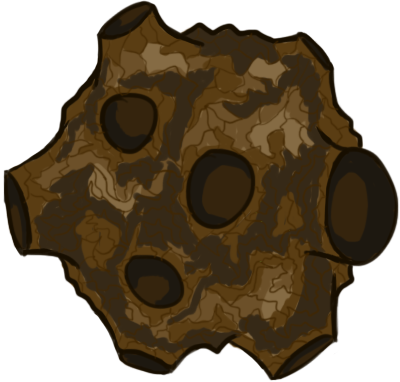
#> input picture testsite/others/asteroid.png, 400 x 382 px, found by its file name
$ python test.py   (older library calls are emulated)
#> lines starting #> are read from the running program, lines starting #| are printed output that depends on the picture
from PIL import Image
from PIL import ImageDraw
from PIL import ImageFont

if __name__ == '__main__':
    asteroid = Image.open("C:\\Users\\Xuan\\Desktop\\resources\\asteroid.png")
#> asteroid is the input picture: PIL image 400x382 RGBA; mean R, G, B, A 81.6, 64.9, 40.9, 166.2

    image = Image.new("RGBA", (1200,1146), (0,0,0,0))
#> image: PIL image 1200x1146 RGBA; every value is 0
    draw = ImageDraw.Draw(image)
    font = ImageFont.truetype("resources/arial.ttf", 200)
    draw.text((10, 0), "hellooooo", (0,0,0), font=font)
    img_resized = image.resize((400,382), Image.ANTIALIAS)
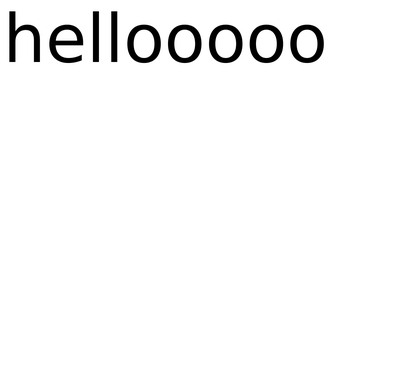
#> img_resized: PIL image 400x382 RGBA; mean R, G, B, A 0, 0, 0, 7.8; transparent parts drawn white

    asteroid.paste(img_resized, (0,0), img_resized)
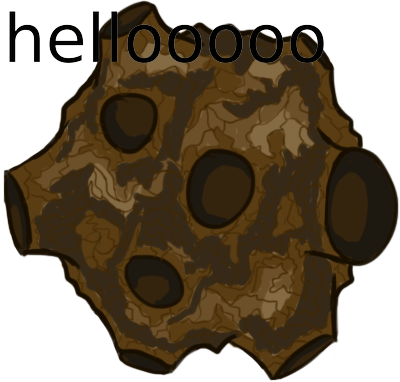
#> asteroid: PIL image 400x382 RGBA; mean R, G, B, A 79.6, 63.6, 40.6, 168.9; transparent parts drawn white

    asteroid.save("C:\\Users\\Xuan\\Desktop\\resources\\test1.png")
